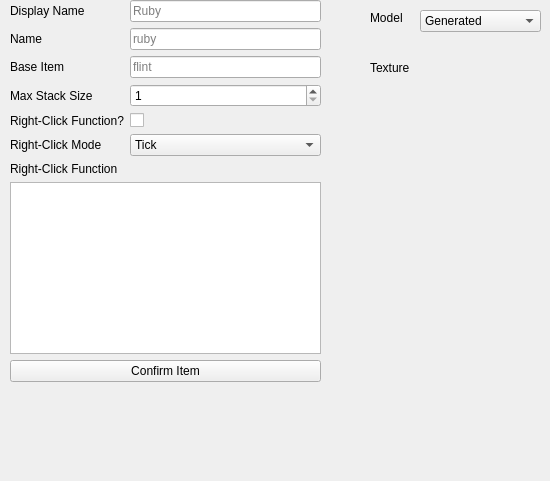
      <widget class="QWidget" name="itemEditor">
       <widget class="QComboBox" name="itemModel">
        <property name="geometry">
         <rect>
          <x>420</x>
          <y>10</y>
          <width>121</width>
          <height>22</height>
         </rect>
        </property>
        <property name="toolTip">
         <string>&lt;html&gt;&lt;head/&gt;&lt;body&gt;&lt;p&gt;The model your custom item will use.&lt;/p&gt;&lt;p&gt;Generated: Normal items.&lt;/p&gt;&lt;p&gt;Handheld: For thigns such as tools, swords, etc.&lt;/p&gt;&lt;p&gt;Custom: If you want to select a custom model you made in &lt;span style=&quot; font-weight:700;&quot;&gt;BlockBench&lt;/span&gt;.&lt;/p&gt;&lt;/body&gt;&lt;/html&gt;</string>
        </property>
        <item>
         <property name="text">
          <string>Generated</string>
         </property>
        </item>
        <item>
         <property name="text">
          <string>Handheld</string>
         </property>
        </item>
        <item>
         <property name="text">
          <string>Custom</string>
         </property>
        </item>
       </widget>
       <widget class="QLabel" name="itemModelLabel">
        <property name="geometry">
         <rect>
          <x>370</x>
          <y>10</y>
          <width>49</width>
          <height>16</height>
         </rect>
        </property>
        <property name="text">
         <string>Model</string>
        </property>
       </widget>
       <widget class="QLabel" name="itemTextureLabel">
        <property name="geometry">
         <rect>
          <x>370</x>
          <y>60</y>
          <width>49</width>
          <height>16</height>
         </rect>
        </property>
        <property name="text">
         <string>Texture</string>
        </property>
       </widget>
       <widget class="QPushButton" name="itemTextureButton">
        <property name="geometry">
         <rect>
          <x>430</x>
          <y>40</y>
          <width>50</width>
          <height>50</height>
         </rect>
        </property>
        <property name="toolTip">
         <string>&lt;html&gt;&lt;head/&gt;&lt;body&gt;&lt;p&gt;The texture of your item!&lt;/p&gt;&lt;/body&gt;&lt;/html&gt;</string>
        </property>
        <property name="text">
         <string/>
        </property>
        <property name="flat">
         <bool>true</bool>
        </property>
       </widget>
       <widget class="QLabel" name="label_3">
        <property name="geometry">
         <rect>
          <x>1</x>
          <y>456</y>
          <width>16</width>
          <height>16</height>
         </rect>
        </property>
        <property name="text">
         <string/>
        </property>
       </widget>
       <widget class="QWidget" name="layoutWidget">
        <property name="geometry">
         <rect>
          <x>10</x>
          <y>0</y>
          <width>311</width>
          <height>382</height>
         </rect>
        </property>
        <layout class="QGridLayout" name="gridLayout_2">
         <item row="5" column="0">
          <widget class="QLabel" name="label_4">
           <property name="text">
            <string>Right-Click Mode</string>
           </property>
          </widget>
         </item>
         <item row="2" column="0">
          <widget class="QLabel" name="itemBaseItemLabel">
           <property name="text">
            <string>Base Item</string>
           </property>
          </widget>
         </item>
         <item row="7" column="0" colspan="2">
          <widget class="QPlainTextEdit" name="itemRightClickFunc">
           <property name="toolTip">
            <string>&lt;html&gt;&lt;head/&gt;&lt;body&gt;&lt;p&gt;A list of commands that will be run whenever you rightclick. &lt;span style=&quot; font-weight:700;&quot;&gt;The program does not check if this will work or not! Any problems made here are the fault of the user.&lt;/span&gt;&lt;/p&gt;&lt;/body&gt;&lt;/html&gt;</string>
           </property>
          </widget>
         </item>
         <item row="4" column="1">
          <widget class="QCheckBox" name="itemRightClickCheck">
           <property name="toolTip">
            <string>&lt;html&gt;&lt;head/&gt;&lt;body&gt;&lt;p&gt;Whether or not you want to have a set of special commands run whenever you rightclick your item.&lt;/p&gt;&lt;/body&gt;&lt;/html&gt;</string>
           </property>
           <property name="text">
            <string/>
           </property>
          </widget>
         </item>
         <item row="0" column="1">
          <widget class="QLineEdit" name="itemDisplayName">
           <property name="toolTip">
            <string>&lt;html&gt;&lt;head/&gt;&lt;body&gt;&lt;p&gt;The name of your custom item! This'll be what you see in your inventory.&lt;/p&gt;&lt;/body&gt;&lt;/html&gt;</string>
           </property>
           <property name="placeholderText">
            <string>Ruby</string>
           </property>
          </widget>
         </item>
         <item row="6" column="0">
          <widget class="QLabel" name="label_5">
           <property name="text">
            <string>Right-Click Function</string>
           </property>
          </widget>
         </item>
         <item row="2" column="1">
          <widget class="QLineEdit" name="itemBaseItem">
           <property name="toolTip">
            <string>&lt;html&gt;&lt;head/&gt;&lt;body&gt;&lt;p&gt;The Minecraft item your custom item is wrapped around. &lt;span style=&quot; font-weight:700;&quot;&gt;Do not add a minecraft: prefix to this item!&lt;/span&gt;&lt;/p&gt;&lt;/body&gt;&lt;/html&gt;</string>
           </property>
           <property name="placeholderText">
            <string>flint</string>
           </property>
          </widget>
         </item>
         <item row="1" column="1">
          <widget class="QLineEdit" name="itemName">
           <property name="toolTip">
            <string>&lt;html&gt;&lt;head/&gt;&lt;body&gt;&lt;p&gt;The name of your item that the game recognizes it as.&lt;/p&gt;&lt;/body&gt;&lt;/html&gt;</string>
           </property>
           <property name="placeholderText">
            <string>ruby</string>
           </property>
          </widget>
         </item>
         <item row="3" column="0">
          <widget class="QLabel" name="label_6">
           <property name="text">
            <string>Max Stack Size</string>
           </property>
          </widget>
         </item>
         <item row="3" column="1">
          <widget class="QSpinBox" name="itemStackSize">
           <property name="toolTip">
            <string>&lt;html&gt;&lt;head/&gt;&lt;body&gt;&lt;p&gt;The stack size of your item! Can be anything from 1 to 99, and can be used for any base item!&lt;/p&gt;&lt;/body&gt;&lt;/html&gt;</string>
           </property>
           <property name="minimum">
            <number>1</number>
           </property>
          </widget>
         </item>
         <item row="1" column="0">
          <widget class="QLabel" name="itemNameLabel">
           <property name="text">
            <string>Name</string>
           </property>
          </widget>
         </item>
         <item row="4" column="0">
          <widget class="QLabel" name="label_2">
           <property name="text">
            <string>Right-Click Function?</string>
           </property>
          </widget>
         </item>
         <item row="5" column="1">
          <widget class="QComboBox" name="itemRightClickMode">
           <property name="toolTip">
            <string>&lt;html&gt;&lt;head/&gt;&lt;body&gt;&lt;p&gt;The mode of the right-click method.&lt;/p&gt;&lt;p&gt;Tick: The function runs 20 times per second as long as you are holding rightclick.&lt;br/&gt;Impulse: Runs once whenever you rightclick your item.&lt;/p&gt;&lt;/body&gt;&lt;/html&gt;</string>
           </property>
           <item>
            <property name="text">
             <string>Tick</string>
            </property>
           </item>
           <item>
            <property name="text">
             <string>Impulse</string>
            </property>
           </item>
          </widget>
         </item>
         <item row="0" column="0">
          <widget class="QLabel" name="itemDisplayNameLabel">
           <property name="text">
            <string>Display Name</string>
           </property>
          </widget>
         </item>
         <item row="8" column="0" colspan="2">
          <widget class="QPushButton" name="itemConfirmButton">
           <property name="text">
            <string>Confirm Item</string>
           </property>
          </widget>
         </item>
        </layout>
       </widget>
      </widget>
